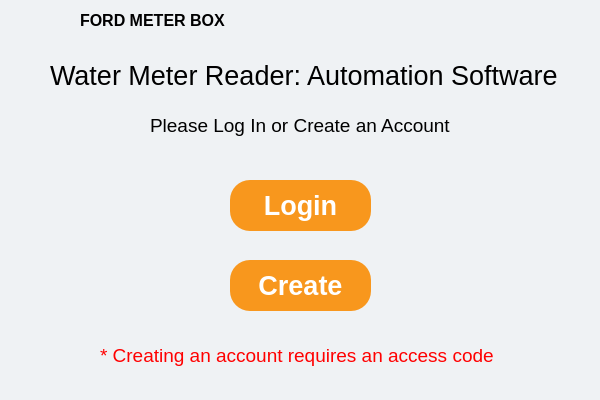
<?xml version="1.0" encoding="UTF-8"?>
<ui version="4.0">
 <class>Dialog</class>
 <widget class="QDialog" name="Dialog">
  <property name="geometry">
   <rect>
    <x>0</x>
    <y>0</y>
    <width>600</width>
    <height>400</height>
   </rect>
  </property>
  <property name="windowTitle">
   <string>Dialog</string>
  </property>
  <widget class="QWidget" name="widget" native="true">
   <property name="geometry">
    <rect>
     <x>0</x>
     <y>0</y>
     <width>600</width>
     <height>400</height>
    </rect>
   </property>
   <property name="font">
    <font>
     <pointsize>8</pointsize>
    </font>
   </property>
   <property name="styleSheet">
    <string notr="true">background-color:rgb(239, 242, 244)</string>
   </property>
   <widget class="QLabel" name="label">
    <property name="geometry">
     <rect>
      <x>0</x>
      <y>0</y>
      <width>71</width>
      <height>41</height>
     </rect>
    </property>
    <property name="text">
     <string/>
    </property>
    <property name="pixmap">
     <pixmap>ford_logo.png</pixmap>
    </property>
    <property name="scaledContents">
     <bool>true</bool>
    </property>
   </widget>
   <widget class="QLabel" name="label_2">
    <property name="geometry">
     <rect>
      <x>80</x>
      <y>10</y>
      <width>151</width>
      <height>21</height>
     </rect>
    </property>
    <property name="font">
     <font>
      <pointsize>12</pointsize>
      <weight>75</weight>
      <italic>false</italic>
      <bold>true</bold>
     </font>
    </property>
    <property name="text">
     <string>FORD METER BOX</string>
    </property>
    <property name="scaledContents">
     <bool>true</bool>
    </property>
   </widget>
   <widget class="QLabel" name="label_3">
    <property name="geometry">
     <rect>
      <x>50</x>
      <y>60</y>
      <width>511</width>
      <height>31</height>
     </rect>
    </property>
    <property name="font">
     <font>
      <pointsize>20</pointsize>
      <weight>50</weight>
      <bold>false</bold>
     </font>
    </property>
    <property name="text">
     <string>Water Meter Reader: Automation Software</string>
    </property>
   </widget>
   <widget class="QLabel" name="label_4">
    <property name="geometry">
     <rect>
      <x>150</x>
      <y>110</y>
      <width>301</width>
      <height>31</height>
     </rect>
    </property>
    <property name="font">
     <font>
      <pointsize>14</pointsize>
     </font>
    </property>
    <property name="text">
     <string>Please Log In or Create an Account</string>
    </property>
   </widget>
   <widget class="QPushButton" name="login">
    <property name="geometry">
     <rect>
      <x>230</x>
      <y>180</y>
      <width>141</width>
      <height>51</height>
     </rect>
    </property>
    <property name="font">
     <font>
      <pointsize>20</pointsize>
      <weight>75</weight>
      <bold>true</bold>
     </font>
    </property>
    <property name="styleSheet">
     <string notr="true">border-radius:20px;
background-color: rgb(248, 151, 29);
color: rgb(255,255,255)</string>
    </property>
    <property name="text">
     <string>Login</string>
    </property>
   </widget>
   <widget class="QPushButton" name="create">
    <property name="geometry">
     <rect>
      <x>230</x>
      <y>260</y>
      <width>141</width>
      <height>51</height>
     </rect>
    </property>
    <property name="font">
     <font>
      <pointsize>20</pointsize>
      <weight>75</weight>
      <bold>true</bold>
     </font>
    </property>
    <property name="styleSheet">
     <string notr="true">border-radius:20px;
background-color: rgb(248, 151, 29);
color: rgb(255,255,255)</string>
    </property>
    <property name="text">
     <string>Create</string>
    </property>
   </widget>
   <widget class="QLabel" name="label_5">
    <property name="geometry">
     <rect>
      <x>100</x>
      <y>340</y>
      <width>401</width>
      <height>31</height>
     </rect>
    </property>
    <property name="font">
     <font>
      <pointsize>14</pointsize>
     </font>
    </property>
    <property name="styleSheet">
     <string notr="true">color:rgb(255, 0, 0)</string>
    </property>
    <property name="text">
     <string>* Creating an account requires an access code</string>
    </property>
   </widget>
  </widget>
 </widget>
 <resources/>
 <connections/>
</ui>
